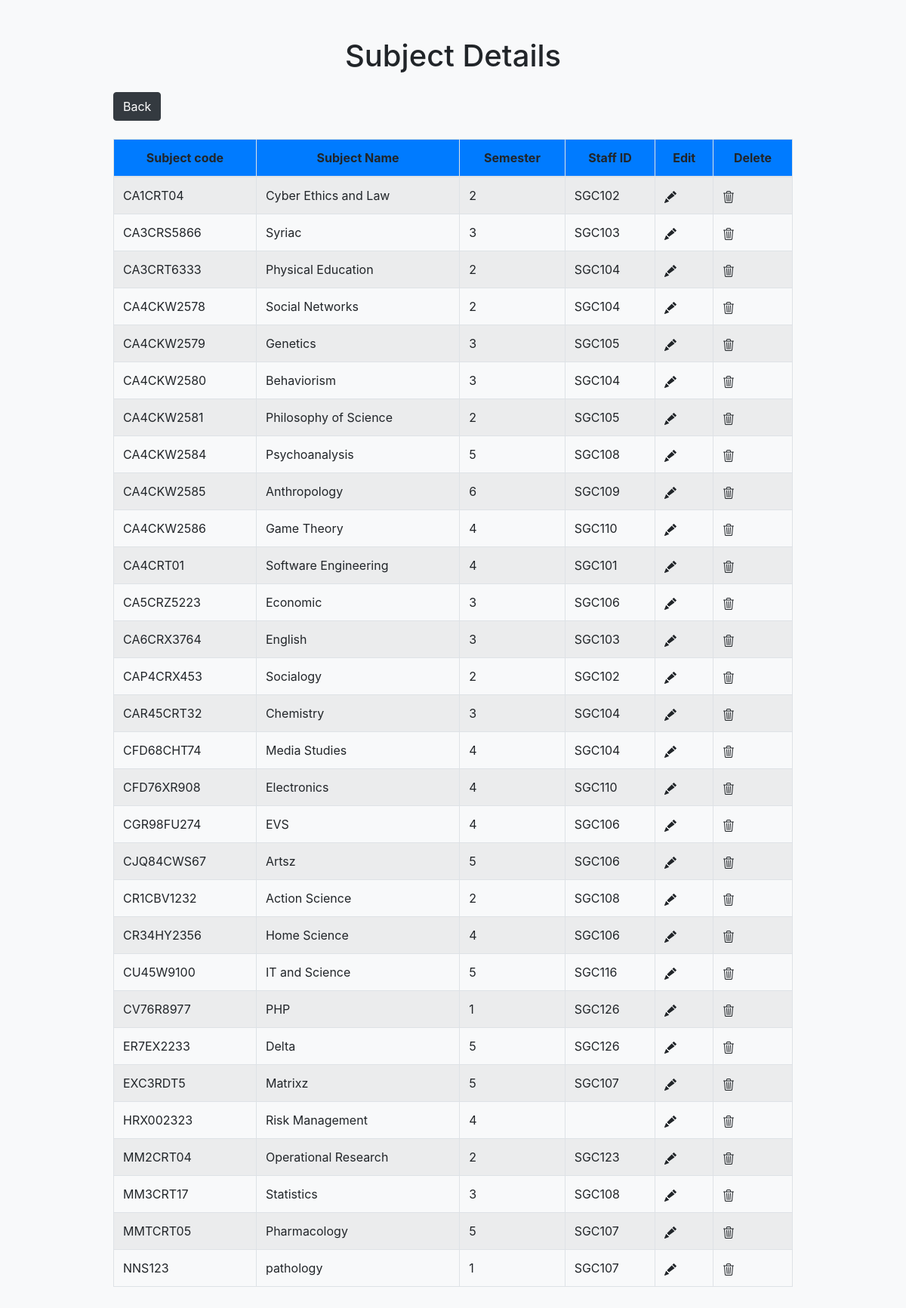
The page /view_subject.php on the database its author committed.
### tables this page shows
CREATE TABLE IF NOT EXISTS `subject_tab` (
  `subject_code` varchar(10) NOT NULL,
  `subject_name` varchar(50) NOT NULL,
  `semester` int NOT NULL,
  `staff_id` varchar(30) DEFAULT NULL,
  `status` int NOT NULL,
  PRIMARY KEY (`subject_code`),
  KEY `staff_id` (`staff_id`)
);

### view_subject.php (the view, shortened to what this page needs)
<!doctype html>
<html>
<head>
    <link rel="stylesheet" href="https://stackpath.bootstrapcdn.com/bootstrap/4.5.2/css/bootstrap.min.css">
</head>
<body>
    <h1 class="text-center my-4">Subject Details</h1>
    <input type="submit" name="submit" value="Back" class="btn btn-dark" onclick="back()">
    <?php
        include("connection.php");
        $query = "SELECT * from `subject_tab` WHERE status=1";
        $res = mysqli_query($conn, $query);
        if (mysqli_num_rows($res) > 0) {
            echo "<br><br>
        <table class='table table-bordered table-striped table-hover'>
            <thead class='text-center'>
                <tr class='text-center'>
                    <th>Subject code</th>
                    <th>Subject Name</th>
                    <th>Semester</th>
                    <th>Staff ID</th>
                    <th>Edit</th>
                    <th>Delete</th>
                </tr>
            </thead>
            <tbody>";
                while ($row = mysqli_fetch_array($res)) {
                    $subject_name = addslashes($row['subject_name']);
                    echo "<tr>
                        <td>{$row['subject_code']}</td>
                        <td>{$row['subject_name']}</td>
                        <td>{$row['semester']}</td>
                        <td>{$row['staff_id']}</td>
                        <td>
                            <svg xmlns='http://www.w3.org/2000/svg' width='16' height='16' fill='currentColor' class='bi bi-pencil-fill' id='pencil' viewBox='0 0 16 16' onclick=\"edit('{$row['subject_code']}', '{$row['subject_name']}', '{$row['semester']}', '{$row['staff_id']}')\">
                                <path d='M12.854.146a.5.5 0 0 0-.707 0L10.5 1.793 14.207 5.5l1.647-1.646a.5.5 0 0 0 0-.708zm.646 6.061L9.793 2.5 3.293 9H3.5a.5.5 0 0 1 .5.5v.5h.5a.5.5 0 0 1 .5.5v.5h.5a.5.5 0 0 1 .5.5v.207zm-7.468 7.468A.5.5 0 0 1 6 13.5V13h-.5a.5.5 0 0 1-.5-.5V12h-.5a.5.5 0 0 1-.5-.5V11h-.5a.5.5 0 0 1-.5-.5V10h-.5a.5.5 0 0 1-.175-.032l-.179.178a.5.5 0 0 0-.11.168l-2 5a.5.5 0 0 0 .65.65l5-2a.5.5 0 0 0 .168-.11z'/>
                            </svg>
                        </td>
                        <td>
                            <svg xmlns='http://www.w3.org/2000/svg' width='16' height='16' fill='currentColor' class='bi bi-trash3' id='bin' viewBox='0 0 16 16' onclick=\"del('{$subject_name}')\">
                                <path d='M6.5 1h3a.5.5 0 0 1 .5.5v1H6v-1a.5.5 0 0 1 .5-.5M11 2.5v-1A1.5 1.5 0 0 0 9.5 0h-3A1.5 1.5 0 0 0 5 1.5v1H1.5a.5.5 0 0 0 0 1h.538l.853 10.66A2 2 0 0 0 4.885 16h6.23a2 2 0 0 0 1.994-1.84l.853-10.66h.538a.5.5 0 0 0 0-1zm1.958 1-.846 10.58a1 1 0 0 1-.997.92h-6.23a1 1 0 0 1-.997-.92L3.042 3.5zm-7.487 1a.5.5 0 0 1 .528.47l.5 8.5a.5.5 0 0 1-.998.06L5 5.03a.5.5 0 0 1 .47-.53Zm5.058 0a.5.5 0 0 1 .47.53l-.5 8.5a.5.5 0 1 1-.998-.06l.5-8.5a.5.5 0 0 1 .528-.47M8 4.5a.5.5 0 0 1 .5.5v8.5a.5.5 0 0 1-1 0V5a.5.5 0 0 1 .5-.5'/>
                            </svg>
                        </td>
                    </tr>";
                }
            echo "</table>";
        } else {
            echo "No records found";
        }
    ?>
    <br><br>
</body>
</html>

### view_subject.php (style rules this page uses)
body { margin-left:150px; margin-right:150px; margin-top:50px; background:#f8f9fa; }
th { background-color:#007bff; }

### rows shown on the page
subject_tab: subject_code "CA1CRT04", subject_name "Cyber Ethics and Law", semester "2", staff "SGC102"
subject_tab: subject_code "CA3CRS5866", subject_name "Syriac", semester "3", staff "SGC103"
subject_tab: subject_code "CA3CRT6333", subject_name "Physical Education", semester "2", staff "SGC104"
subject_tab: subject_code "CA4CKW2578", subject_name "Social Networks", semester "2", staff "SGC104"
subject_tab: subject_code "CA4CKW2579", subject_name "Genetics", semester "3", staff "SGC105"
subject_tab: subject_code "CA4CKW2580", subject_name "Behaviorism", semester "3", staff "SGC104"
subject_tab: subject_code "CA4CKW2581", subject_name "Philosophy of Science", semester "2", staff "SGC105"
subject_tab: subject_code "CA4CKW2584", subject_name "Psychoanalysis", semester "5", staff "SGC108"
subject_tab: subject_code "CA4CKW2585", subject_name "Anthropology", semester "6", staff "SGC109"
subject_tab: subject_code "CA4CKW2586", subject_name "Game Theory", semester "4", staff "SGC110"
subject_tab: subject_code "CA4CRT01", subject_name "Software Engineering", semester "4", staff "SGC101"
subject_tab: subject_code "CA5CRZ5223", subject_name "Economic", semester "3", staff "SGC106"
subject_tab: subject_code "CA6CRX3764", subject_name "English", semester "3", staff "SGC103"
subject_tab: subject_code "CAP4CRX453", subject_name "Socialogy", semester "2", staff "SGC102"
subject_tab: subject_code "CAR45CRT32", subject_name "Chemistry", semester "3", staff "SGC104"
subject_tab: subject_code "CFD68CHT74", subject_name "Media Studies", semester "4", staff "SGC104"
subject_tab: subject_code "CFD76XR908", subject_name "Electronics", semester "4", staff "SGC110"
subject_tab: subject_code "CGR98FU274", subject_name "EVS", semester "4", staff "SGC106"
subject_tab: subject_code "CJQ84CWS67", subject_name "Artsz", semester "5", staff "SGC106"
subject_tab: subject_code "CR1CBV1232", subject_name "Action Science", semester "2", staff "SGC108"
subject_tab: subject_code "CR34HY2356", subject_name "Home Science", semester "4", staff "SGC106"
subject_tab: subject_code "CU45W9100", subject_name "IT and Science", semester "5", staff "SGC116"
subject_tab: subject_code "CV76R8977", subject_name "PHP", semester "1", staff "SGC126"
subject_tab: subject_code "ER7EX2233", subject_name "Delta", semester "5", staff "SGC126"
subject_tab: subject_code "EXC3RDT5", subject_name "Matrixz", semester "5", staff "SGC107"
subject_tab: subject_code "HRX002323", subject_name "Risk Management", semester "4"
subject_tab: subject_code "MM2CRT04", subject_name "Operational Research", semester "2", staff "SGC123"
subject_tab: subject_code "MM3CRT17", subject_name "Statistics", semester "3", staff "SGC108"
subject_tab: subject_code "MMTCRT05", subject_name "Pharmacology", semester "5", staff "SGC107"
subject_tab: subject_code "NNS123", subject_name "pathology", semester "1", staff "SGC107"
